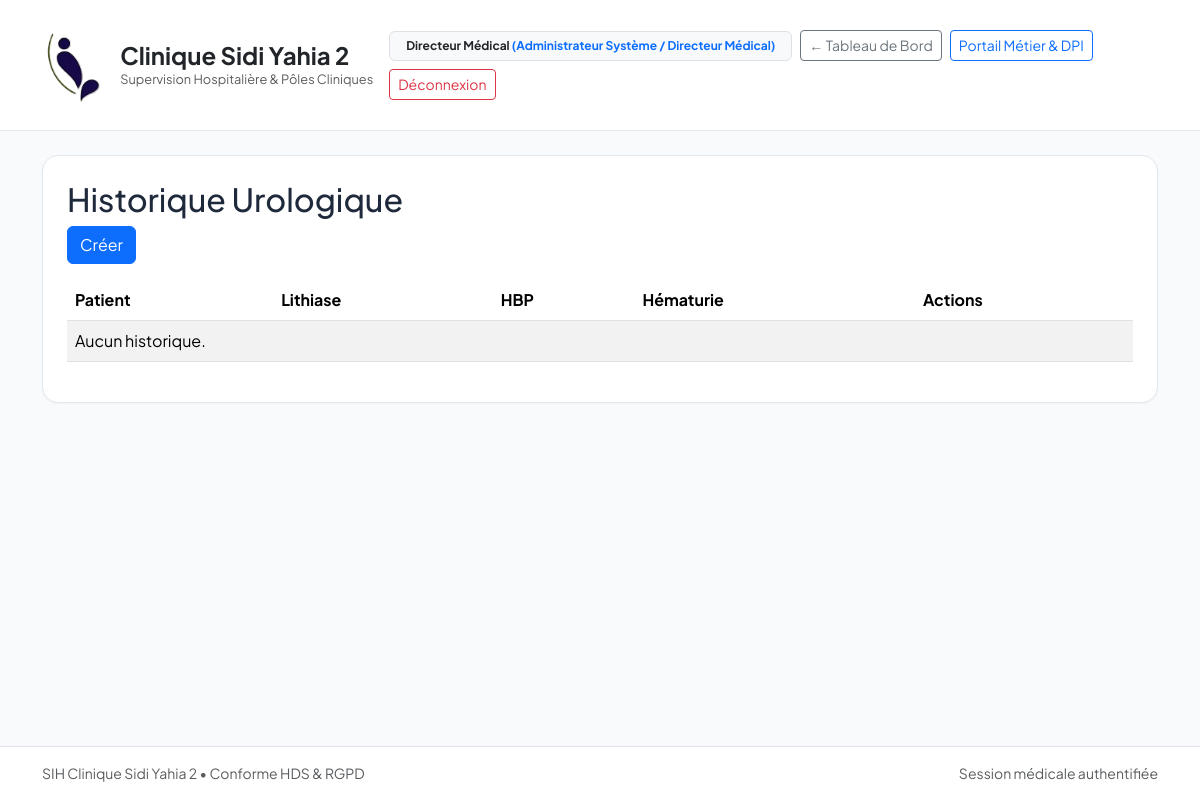
/urologie/history/ (signed in), run on the app's committed database.
### apps/core/models.py (models this page shows, shortened)
class CustomUser(AbstractUser):
    role = models.CharField(
        max_length=30,
        choices=UserRole.choices,
        default=UserRole.MEDECIN,
        verbose_name="Rôle hospitalier",
    )
    department = models.ForeignKey(
        Department,
        on_delete=models.PROTECT,
        null=True,
        blank=True,
        related_name="staff_members",
        verbose_name="Département d'affectation",
    )
    license_number = models.CharField(
        max_length=30,
        blank=True,
        verbose_name="Numéro RPPS / ADELI",
        help_text="Identifiant national des professionnels de santé",
    )
    phone_number = models.CharField(
        max_length=20,
        blank=True,
        verbose_name="Numéro de téléphone d'urgence / Bip",
    )
    class Meta:
        verbose_name = "Personnel Médical / Utilisateur"
        verbose_name_plural = "Personnel Médical / Utilisateurs"

### apps/urologie/views.py (the view)
# urls.py: path("history/", views.UrologicalHistoryListView.as_view(), name="history_list"),
class UrologicalHistoryListView(LoginRequiredMixin, RoleRequiredMixin, ListView):
    model = UrologicalHistory
    template_name = "urologie/urologicalhistory_list.html"
    context_object_name = "histories"
    paginate_by = 20
    ordering = ["-patient__last_name"]
    def get_queryset(self):
        qs = super().get_queryset().select_related("patient")
        q = self.request.GET.get("q")
        if q:
            qs = qs.filter(patient__last_name__icontains=q)
        return qs

### apps/core/context_processors.py (called while the page is built)
def clinic_branding(request: HttpRequest) -> Dict[str, object]:
    info = get_clinic_parameters_dict()
    return {
        "CLINIC_LOGO_DATA_URI": get_clinic_logo_data_uri(),
        "CLINIC_INFO": info,
        "CLINIC_NAME": info["nom_clinique"],
        "CLINIC_ADDRESS": info["adresse_complete"],
        "CLINIC_PHONE": info["telephone"],
        "CLINIC_EMAIL": info["email"],
    }

### apps/urologie/views.py (called while the page is built)
def user_has_urologie_role(user):
    return user.is_authenticated and (
        user.is_superuser or user.role in [UserRole.ADMIN, UserRole.MEDECIN, UserRole.CHIRURGIEN]
    )

    def test_func(self):
        return user_has_urologie_role(self.request.user)

### templates/urologie/urologicalhistory_list.html (shortened to what this page needs)
{% extends 'base.html' %}
{% load static %}
{% block content %}
<h2>Historique Urologique</h2>
<a href="{% url 'urologie:history_create' %}" class="btn btn-primary mb-3">Créer</a>
<table class="table table-striped">
  <thead>
    <tr>
      <th>Patient</th>
      <th>Lithiase</th>
      <th>HBP</th>
      <th>Hématurie</th>
      <th>Actions</th>
    </tr>
  </thead>
  <tbody>
    {% for h in histories %}
    <tr>
      <td>{{ h.patient }}</td>
      <td>{{ h.has_urolithiasis_history|yesno:"Oui,Non" }}</td>
      <td>{{ h.has_bph|yesno:"Oui,Non" }}</td>
      <td>{{ h.macroscopic_hematuria|yesno:"Oui,Non" }}</td>
      <td>
        <a href="{% url 'urologie:history_detail' h.pk %}" class="btn btn-sm btn-info">Voir</a>
        <a href="{% url 'urologie:history_update' h.pk %}" class="btn btn-sm btn-warning">Modifier</a>
        <a href="{% url 'urologie:history_delete' h.pk %}" class="btn btn-sm btn-danger">Supprimer</a>
      </td>
    </tr>
    {% empty %}
    <tr><td colspan="5">Aucun historique.</td></tr>
    {% endfor %}
  </tbody>
</table>
{% endblock %}

### templates/base.html (shortened to what this page needs)
<!DOCTYPE html>
<html lang="fr">
<head>
    <link href="https://cdn.jsdelivr.net/npm/bootstrap@5.3.3/dist/css/bootstrap.min.css" rel="stylesheet">
</head>
<body class="d-flex flex-column min-vh-100">
    <nav class="navbar navbar-expand-lg sih-navbar py-3 mb-4">
        <div class="container">
            <a class="navbar-brand fw-bold text-dark d-flex align-items-center gap-3" href="{% url 'home_dashboard' %}">
                <img src="{{ CLINIC_LOGO_DATA_URI|default:'/static/images/logo_clinique.png' }}"
                    alt="Logo Clinique Sidi Yahia 2" style="height: 88px; width: auto; object-fit: contain;">
                <div>
                    <div class="fs-4 fw-bold lh-sm">Clinique Sidi Yahia 2</div>
                    <div class="text-muted fw-normal" style="font-size: 0.8rem;">Supervision Hospitalière &amp; Pôles
                        Cliniques</div>
                </div>
            </a>
            <div class="d-flex align-items-center gap-2 ms-auto flex-wrap">
                {% if request.user.is_authenticated %}
                <span class="badge bg-light text-dark border px-3 py-2">
                    {{ request.user.get_full_name|default:request.user.username }}
                    <span class="text-primary fw-bold">({{ request.user.get_role_display }})</span>
                </span>
                {% endif %}
                <a href="{% url 'home_dashboard' %}" class="btn btn-sm btn-outline-secondary">
                    &larr; Tableau de Bord
                </a>
                <a href="/admin/" class="btn btn-sm btn-outline-primary">
                    Portail Métier &amp; DPI
                </a>
                <a href="{% url 'logout' %}" class="btn btn-sm btn-outline-danger">
                    Déconnexion
                </a>
            </div>
        </div>
    </nav>
    <main class="container mb-5 flex-grow-1">
        <div class="sih-card p-4">
            {% block content %}{% endblock %}
        </div>
    </main>
    <footer class="bg-white border-top py-3 mt-auto">
        <div class="container d-flex justify-content-between text-muted small">
            <span>SIH Clinique Sidi Yahia 2 &bull; Conforme HDS &amp; RGPD</span>
            <span>Session médicale authentifiée</span>
        </div>
    </footer>
</body>
</html>

### templates/base.html (style rules this page uses)
body { font-family: 'Plus Jakarta Sans', sans-serif; background-color: #f8fafc; color: #1e293b; }
.sih-navbar { background: #ffffff; border-bottom: 1px solid #e2e8f0; }
.sih-card { background: #ffffff; border: 1px solid #e2e8f0; border-radius: 1rem; box-shadow: 0 1px 2px 0 rgba(0, 0, 0, 0.04); }

### data on the page
CustomUser: user.get_full_name "Directeur Médical", user.role "Administrateur Système / Directeur Médical"
